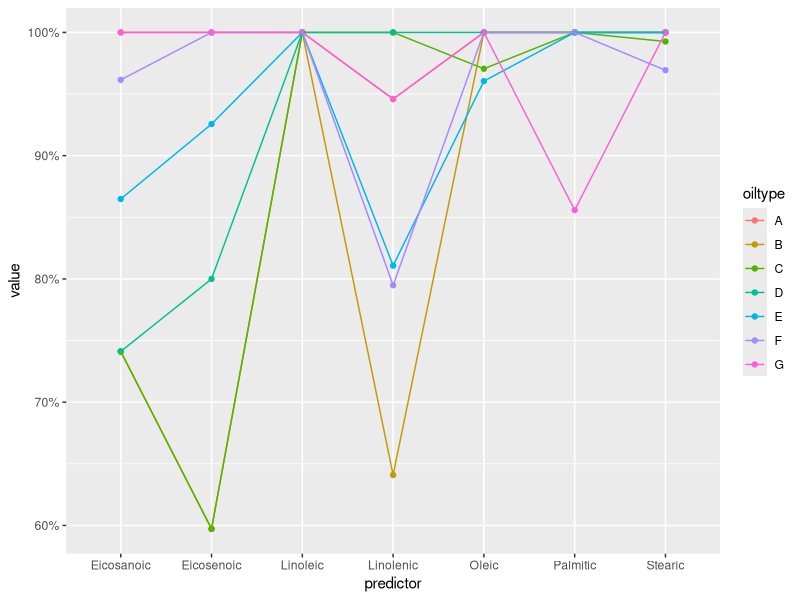

Reproduce this figure in R.
library(tidyverse)
library(caret)

output_directory <- file.path(getwd(),'18.2')

data(oil)

answer <- caret::filterVarImp(fattyAcids,oilType) %>%
  rownames_to_column %>%
  rename(predictor = 'rowname') %>%
  gather(key = oiltype, value = value, -predictor) %>%
  ggplot(aes(x = predictor, y = value, colour = oiltype, group = oiltype)) + 
  geom_point() + 
  geom_line() + 
  scale_y_continuous(labels = scales::percent)

ggsave(plot = answer,
       filename = file.path(output_directory,'answer.png'),
       width = 8, height = 6, dpi = 100)
